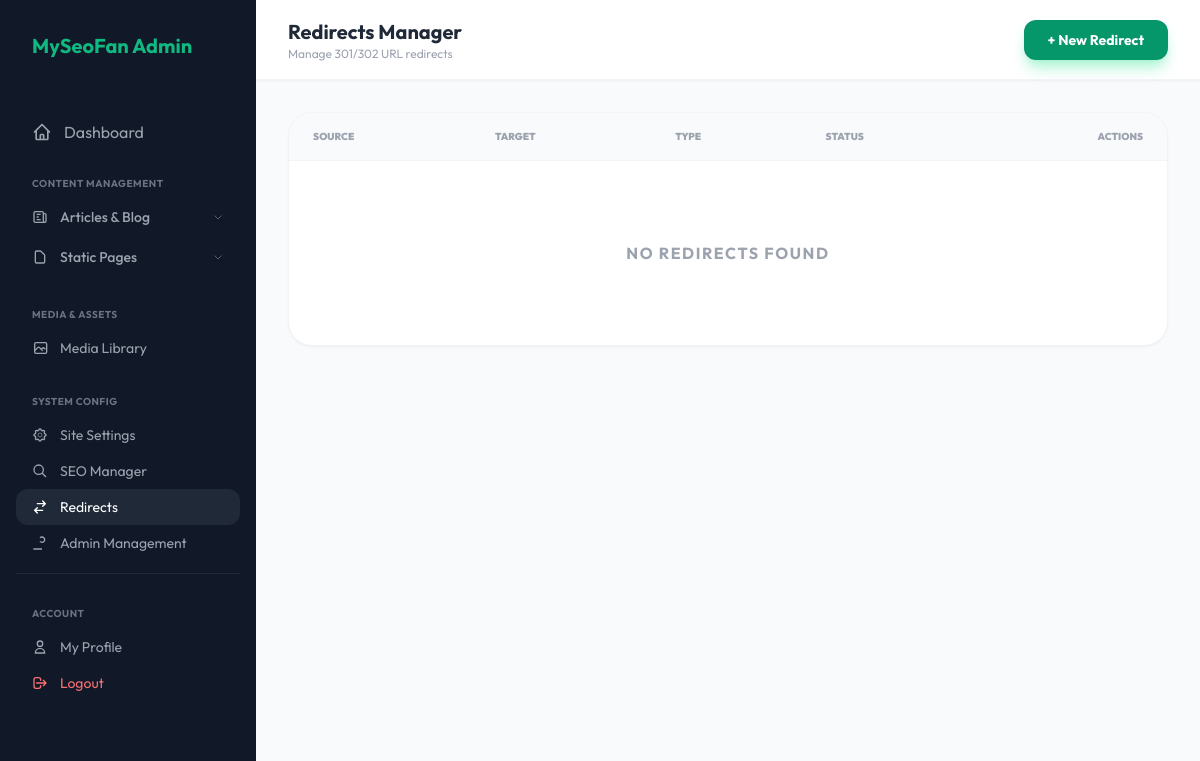
The page /admin/redirects.php (signed in) on the database as committed earlier.
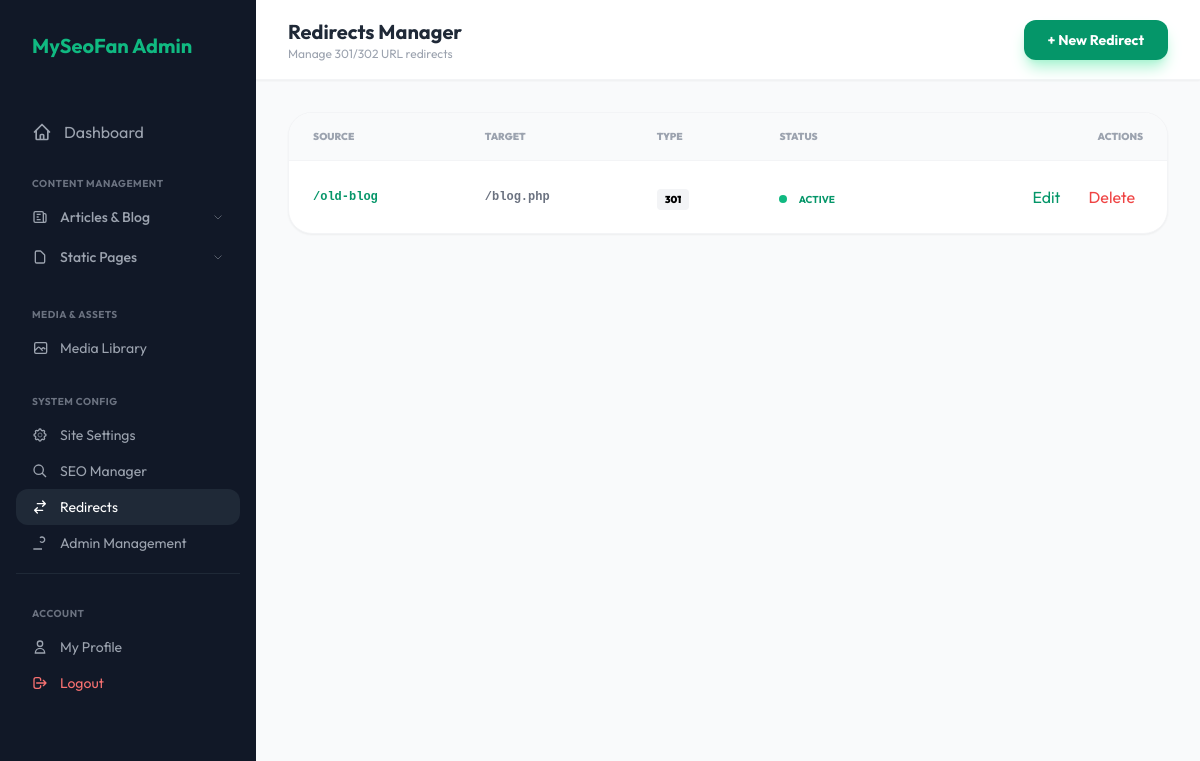
The same page on the database as committed later.
### tables this page shows
CREATE TABLE redirects (
        id INT AUTO_INCREMENT PRIMARY KEY,
        source_url VARCHAR(255) NOT NULL UNIQUE,
        target_url VARCHAR(255) NOT NULL,
        redirect_type INT DEFAULT 301,
        is_active TINYINT DEFAULT 1,
        created_at TIMESTAMP DEFAULT CURRENT_TIMESTAMP
    );

### admin/redirects.php (the view, shortened to what the rows shown need)
<?php
require_once '../includes/db.php';
$action = $_GET['action'] ?? 'list';
$redirects = $pdo->query("SELECT * FROM redirects ORDER BY created_at DESC")->fetchAll();
$editData = null;
?>
<!DOCTYPE html>
<html lang="en">
<head>
    <script src="https://cdn.tailwindcss.com"></script>
</head>
<body class="flex">
    <?php include 'includes/sidebar.php'; ?>
    <main class="flex-1 min-h-screen pb-20">
        <header
            class="bg-white border-b border-gray-100 px-8 h-20 flex items-center justify-between shadow-sm sticky top-0 z-10">
            <div>
                <h1 class="text-xl font-bold text-gray-800">Redirects Manager</h1>
            </div>
        </header>
        <div class="p-8">
            <?php if ($action === 'add' || $action === 'edit'): ?>
                <div class="max-w-2xl bg-white p-8 rounded-3xl border border-gray-100 shadow-sm mx-auto">
                    <h2 class="text-2xl font-bold mb-6">
                        <?php echo $action === 'add' ? 'Add New Redirect' : 'Edit Redirect'; ?>
                    </h2>
                    <form method="POST" class="space-y-6">
                        <div>
                            <label class="block text-sm font-semibold text-gray-700 mb-2">Source URL (e.g.
                                /old-page)</label>
                            <input type="text" name="source_url"
                                value="<?php echo htmlspecialchars($editData['source_url'] ?? ''); ?>" required
                                class="w-full px-4 py-3 rounded-xl border border-gray-100 bg-gray-50 focus:bg-white outline-none font-bold text-black text-sm">
                        </div>
                        <div>
                            <label class="block text-sm font-semibold text-gray-700 mb-2">Target URL (e.g.
                                /new-page)</label>
                            <input type="text" name="target_url"
                                value="<?php echo htmlspecialchars($editData['target_url'] ?? ''); ?>" required
                                class="w-full px-4 py-3 rounded-xl border border-gray-100 bg-gray-50 focus:bg-white outline-none font-bold text-black text-sm">
                        </div>
                        <div class="grid grid-cols-2 gap-4">
                            <div>
                                <label class="block text-sm font-semibold text-gray-700 mb-2">Redirect Type</label>
                                <select name="redirect_type"
                                    class="w-full px-4 py-3 rounded-xl border border-gray-100 bg-gray-50 focus:bg-white outline-none font-bold text-black text-sm">
                                    <option value="301" <?php echo ($editData['redirect_type'] ?? 301) == 301 ? 'selected' : ''; ?>>301 (Permanent)</option>
                                    <option value="302" <?php echo ($editData['redirect_type'] ?? 301) == 302 ? 'selected' : ''; ?>>302 (Temporary)</option>
                                </select>
                            </div>
                            <div class="flex items-center gap-3 pt-8">
                                <input type="checkbox" name="is_active" id="is_active" <?php echo ($editData['is_active'] ?? 1) ? 'checked' : ''; ?> class="w-5 h-5 rounded border-gray-300 text-emerald-600
                            focus:ring-emerald-500">
                                <label for="is_active" class="text-sm font-bold text-gray-700">Is Active</label>
                            </div>
                        </div>
                        <div class="flex gap-4 pt-4">
                            <button type="submit"
                                class="flex-1 bg-gray-900 text-white py-3 rounded-xl font-bold hover:bg-black transition-all">Save
                                Redirect</button>
                            <a href="redirects.php"
                                class="px-8 py-3 bg-gray-100 text-gray-600 rounded-xl font-bold hover:bg-gray-200 transition-all text-center">Cancel</a>
                        </div>
                    </form>
                </div>
            <?php else: ?>
                <div class="bg-white rounded-3xl border border-gray-100 shadow-sm overflow-hidden">
                    <table class="w-full text-left">
                        <thead class="bg-gray-50 border-b border-gray-100">
                            <tr>
                                <th class="px-6 py-4 text-[10px] font-black uppercase text-gray-400">Source</th>
                                <th class="px-6 py-4 text-[10px] font-black uppercase text-gray-400">Target</th>
                                <th class="px-6 py-4 text-[10px] font-black uppercase text-gray-400">Type</th>
                                <th class="px-6 py-4 text-[10px] font-black uppercase text-gray-400">Status</th>
                                <th class="px-6 py-4 text-[10px] font-black uppercase text-gray-400 text-right">Actions</th>
                            </tr>
                        </thead>
                        <tbody class="divide-y divide-gray-50">
                            <?php foreach ($redirects as $r): ?>
                                <tr class="hover:bg-gray-50/50 transition-colors">
                                    <td class="px-6 py-4 font-mono text-xs font-bold text-emerald-600">
                                        <?php echo htmlspecialchars($r['source_url']); ?>
                                    </td>
                                    <td class="px-6 py-4 font-mono text-xs font-bold text-gray-500">
                                        <?php echo htmlspecialchars($r['target_url']); ?>
                                    </td>
                                    <td class="px-6 py-4"><span class="px-2 py-1 bg-gray-100 rounded text-[10px] font-black">
                                            <?php echo $r['redirect_type']; ?>
                                        </span></td>
                                    <td class="px-6 py-4">
                                        <?php if ($r['is_active']): ?>
                                            <span class="w-2 h-2 rounded-full bg-emerald-500 inline-block mr-2"></span>
                                            <span class="text-[10px] font-bold text-emerald-600 uppercase">Active</span>
                                        <?php else: ?>
                                            <span class="w-2 h-2 rounded-full bg-gray-300 inline-block mr-2"></span>
                                            <span class="text-[10px] font-bold text-gray-400 uppercase">Inactive</span>
                                        <?php endif; ?>
                                    </td>
                                    <td class="px-6 py-4 text-right">
                                        <div class="flex justify-end gap-3">
                                            <a href="?action=edit&id=<?php echo $r['id']; ?>"
                                                class="p-2 hover:bg-emerald-50 text-emerald-600 rounded-lg transition-all">Edit</a>
                                            <a href="?action=delete&id=<?php echo $r['id']; ?>"
                                                onclick="return confirm('Silahkan konfirmasi penghapusan?')"
                                                class="p-2 hover:bg-red-50 text-red-500 rounded-lg transition-all">Delete</a>
                                        </div>
                                    </td>
                                </tr>
                            <?php endforeach; ?>
                        </tbody>
                    </table>
                </div>
            <?php endif; ?>
        </div>
    </main>
</body>
</html>

Rows that differ between the two databases and show on the page:
added redirects: source_url "/old-blog", target_url "/blog.php", redirect_type "301", is_active 1 (drawn)
Other text that changed with them:
text no longer shown: "NO REDIRECTS FOUND"
